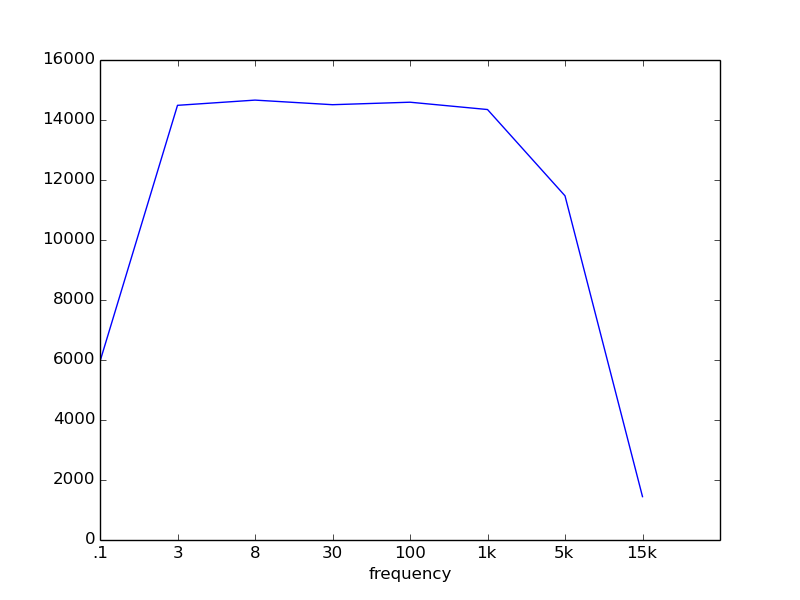

Write Python code to recreate this figure.
import lynxio
import fileSplitter
import matplotlib.pyplot as plt
import numpy as np
from scipy.fftpack import fft

def maximumabsolute(datapoints):
	return np.max(np.abs(datapoints))
        
csc = lynxio.loadNcs('CSC1.ncs')
eventTimestamps, eventId, nttl, eventNames = lynxio.loadNev('Events.nev')

datapoints1e1hz = fileSplitter.fileSplitterUsingEvents(csc, eventTimestamps[1],
								 eventNames[1], eventTimestamps[2], eventNames[2]) 

datapoints3hz = fileSplitter.fileSplitterUsingEvents(csc, eventTimestamps[3],
								 eventNames[3], eventTimestamps[4], eventNames[4])
        
datapoints8hz = fileSplitter.fileSplitterUsingEvents(csc, eventTimestamps[5],
								 eventNames[5], eventTimestamps[6], eventNames[6])

datapoints30hz = fileSplitter.fileSplitterUsingEvents(csc, eventTimestamps[7],
								 eventNames[7], eventTimestamps[8], eventNames[8])

datapoints100hz = fileSplitter.fileSplitterUsingEvents(csc, eventTimestamps[9],
								 eventNames[9], eventTimestamps[10], eventNames[10])

datapoints1khz = fileSplitter.fileSplitterUsingEvents(csc, eventTimestamps[11],
								 eventNames[11], eventTimestamps[12], eventNames[12])

datapoints5khz = fileSplitter.fileSplitterUsingEvents(csc, eventTimestamps[13],
								 eventNames[13], eventTimestamps[14], eventNames[14])

datapoints15khz = fileSplitter.fileSplitterUsingEvents(csc, eventTimestamps[16],
								 eventNames[16], eventTimestamps[17], eventNames[17])
    
maxdata = [maximumabsolute(datapoints1e1hz),maximumabsolute(datapoints3hz), maximumabsolute(datapoints8hz),
		 maximumabsolute(datapoints30hz), maximumabsolute(datapoints100hz), maximumabsolute(datapoints1khz),
		 maximumabsolute(datapoints5khz), maximumabsolute(datapoints15khz)]

fftdatapoints1e1hz = fft(datapoints1e1hz)
fftdatapoints3hz = fft(datapoints3hz)
fftdatapoints8hz = fft(datapoints8hz)
fftdatapoints30hz = fft(datapoints30hz)
fftdatapoints100hz = fft(datapoints100hz)
fftdatapoints1khz = fft(datapoints1khz)
fftdatapoints5khz = fft(datapoints5khz)
fftdatapoints15khz = fft(datapoints15khz)

maxfft = [ maximumabsolute(fftdatapoints1e1hz),maximumabsolute(fftdatapoints3hz), maximumabsolute(fftdatapoints8hz),
		 maximumabsolute(fftdatapoints30hz), maximumabsolute(fftdatapoints100hz), maximumabsolute(fftdatapoints1khz),
		 maximumabsolute(fftdatapoints5khz), maximumabsolute(fftdatapoints15khz)]


x=[0,1,2,3,4,5,6,7,8]
labels = ['.1','3','8','30','100','1k','5k','15k']
#plt.plot(maxfft)
plt.plot(maxdata)
plt.xticks(x, labels)
plt.xlabel('frequency')
plt.show()
